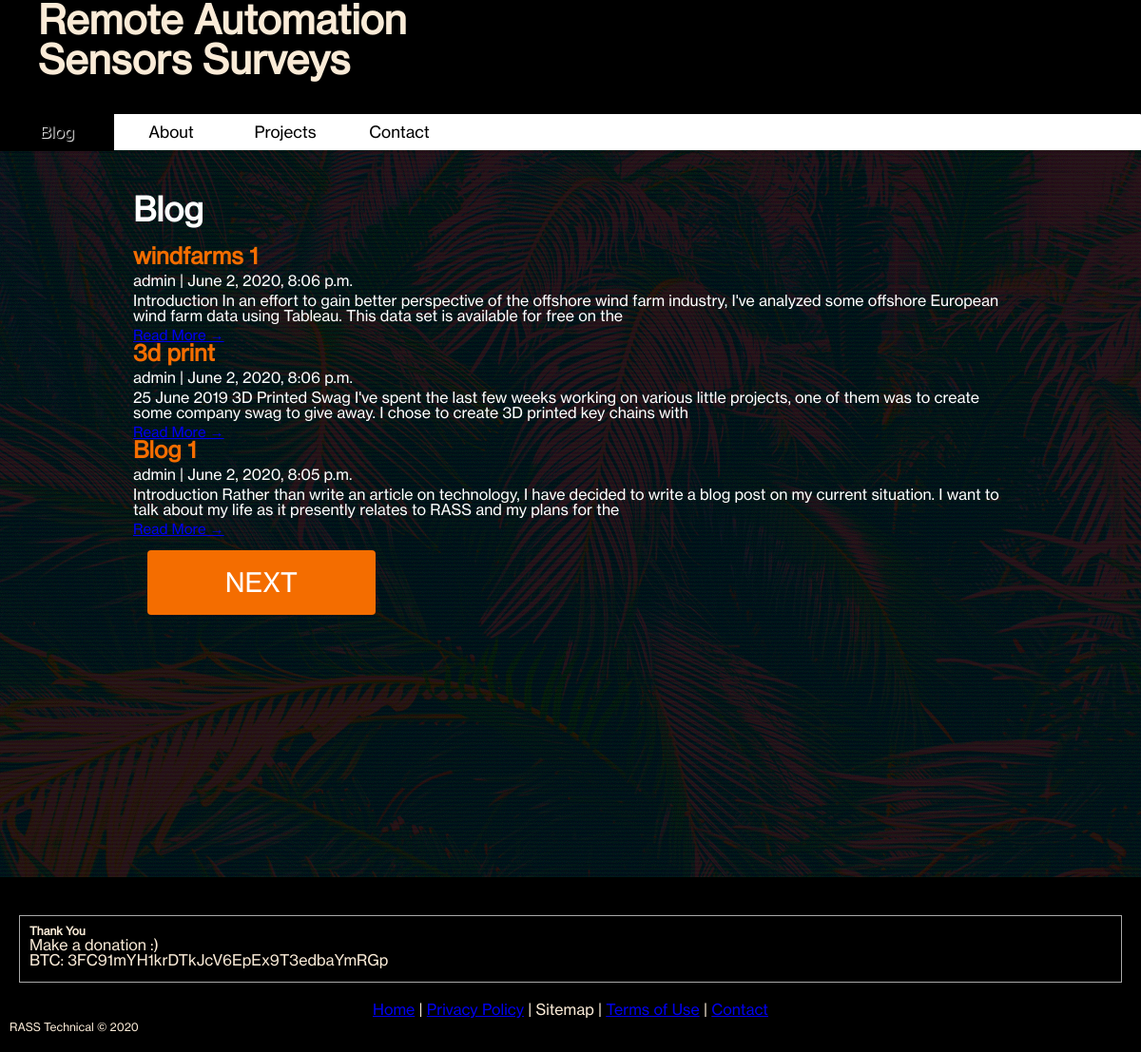
Before: / with the older database file.
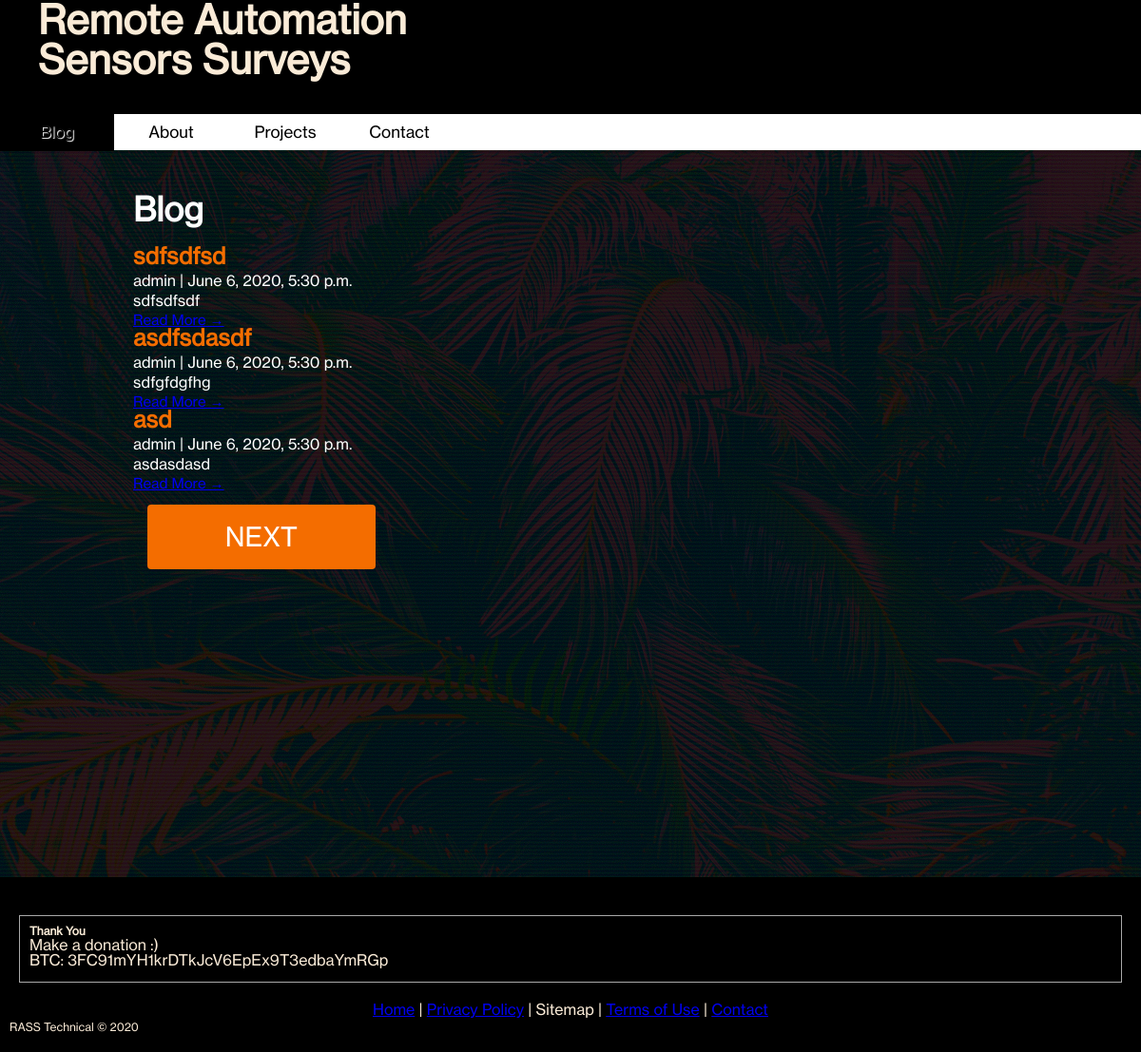
After: the same page with the newer database file.
### blog/models.py (models this page shows, shortened)
class Post(models.Model):
    objects = None
    title = models.CharField(max_length=200, unique=True)
    slug = models.SlugField(max_length=200, unique=True)
    author = models.ForeignKey(User, on_delete=models.CASCADE, related_name="blog_posts")
    updated_on = models.DateTimeField(auto_now=True)
    content = models.TextField()
    created_on = models.DateTimeField(auto_now_add=True)
    status = models.IntegerField(choices=STATUS, default=0)
    class Meta:
        ordering = ['-created_on']

### blog/views.py (the view)
# urls.py: path('', views.PostList.as_view(), name='home'),
class PostList(generic.ListView):
    queryset = Post.objects.filter(status=1).order_by('-created_on')
    template_name = 'index.html'
    paginate_by = 3

### templates/index.html (shortened to what this page needs)
<!DOCTYPE html>
{% extends "base.html" %}
{% block content %}
{% include 'partials/nav-bar.html' with active_tab='tab1' %}
<body class="bodyindex">
<div class="content">
<h1 class="heading">Blog</h1>
    <div class="row">
        <div class="col-md-8 mt-3 left">
            {% for post in post_list %}
            <div class="blogpost mb-4">
                <div class="card-body">
                    <h2 class="card-title">{{ post.title }}</h2>
                    <p class="card-text text-muted h6">{{ post.author }} | {{ post.created_on}} </p>
                    <p class="card-text">{{post.content|slice:":200"}}</p>
                    <a href="{% url 'post_detail' post.slug  %}" class="btn btn-primary">Read More &rarr;</a>
                </div>
            </div>
            {% endfor %}
        </div>
    </div>
{% if is_paginated %}
  <ul class="pagination justify-content-center">
    {% if page_obj.has_next %}
    <li><a href="?page={{ page_obj.next_page_number }}" class="buttonf"> <span>NEXT</span></a></li>
    {% endif %}
  </ul>
</div>
    </body>
{% endif %}
{%endblock%}

### templates/base.html (shortened to what this page needs)
{% load static %}
<!DOCTYPE html>
<html>
<head>
    <link rel="stylesheet" href="{% static 'css/main.css' %}" type="text/css" />
</head>
<body>
    <div class="container">
        {% block content %}{% endblock content %}
    </div>
</body>
{% include 'partials/footer.html' %}
</html>

### templates/partials/nav-bar.html (shortened to what this page needs)
{% load static %}
<div class="banner">
	<img id="logo" src=" /static/img/LOGO.png" alt="">
	<div class="bannerinfo"> Remote Automation <br> Sensors Surveys
	</div>
</div>
<nav id="menu">
    <ul class="menu bar">
        <li class="{% if active_tab == 'tab1' %} active{% endif %}"><a href="{% url 'home' %}">Blog</a></li>
        <li class="{% if active_tab == 'tab2' %} active{% endif %}"><a href="{% url 'about' %}">About</a></li>
        <li class="{% if active_tab == 'tab3' %} active{% endif %}"><a href="{% url 'projects' %}">Projects</a></li>
        <li class="{% if active_tab == 'tab4' %} active{% endif %}"><a href="{% url 'contact' %}">Contact</a></li>
    </ul>
</nav>

### templates/partials/footer.html
<footer class="footer">
<div id="footinfo">
    <h5>
        Thank You
    </h5>
    <p>
        Make a donation :)<br>
        BTC: 3FC91mYH1krDTkJcV6EpEx9T3edbaYmRGp
    </p>
</div>
<div id="linkbar">
    <p>
        <a href="{% url 'home' %}">Home</a> |
         <a href="{% url 'privacy' %}">Privacy Policy</a> |
         Sitemap |
         <a href="{% url 'terms' %}">Terms of Use</a> |
         <a href="{% url 'contact' %}">Contact</a>
    </p>
</div>
<div class="footerbottom"><div id="copyright">
 RASS Technical &copy; 2020
</div>
</div>
</footer>

### static/css/main.css (style rules this page uses)
html, body, div, span, object, iframe, h1, h2, h3, h4, h5, h6, p, blockquote, pre, abbr, address, cite, code, del, dfn, em, img, ins, kbd, q, samp, small, strong, sub, sup, var, b, i, dl, dt, dd, ol, ul, li, fieldset, form, label, legend, table, caption, tbody, tfoot, thead, tr, th, td, article, aside, canvas, details, figcaption, figure, footer, header, hgroup, menu, nav, section, summary, time, mark, audio, video { margin:0; padding:0; border:0; outline:0; font-size:100%; vertical-align:baseline; background:transparent; }
body { line-height:1; }
article,aside,details,figcaption,figure, footer,header,hgroup,menu,nav,section { display:block; }
nav ul { list-style:none; }
a { margin:0; padding:0; font-size:100%; vertical-align:baseline; background:transparent; }
ul { padding:10px 0 10px 10px; list-style: none; }
* { font-family: "NHaasGroteskTXPro-55Rg"; }
h1 { font-weight: bold; font-size: 35px; margin: 0 0 20px 0; }
h2 { color: #f46d00; font-weight: bold; font-size: 24px; margin: 0 0 5px 0; }
p { font-size: 16px; margin: 0 0 5px 0; }
body { color: #ffffff; font-family: "HelveticaNeue-Light", "Helvetica Neue Light", "Helvetica Neue", Helvetica, Arial, "Lucida Grande", sans-serif; font-weight: 300; font-size: 15px; }
.bodyindex { background: linear-gradient(rgba(0, 0, 0, .85), rgba(0, 0, 0, .85)), url("/static/img/background.gif") 50% 0 no-repeat fixed; }
.content { min-height: calc(125vh - 300px); padding: 45px 20px 20px 20px; border: 0 solid #f20000; min-width: 800px; margin: 0 10% 0 10%; }
.banner { background: black; padding:0 0 0 0; color: #FAEBD7; font-weight: bold; font-size: 50px; }
#logo { background: black; height: 100px; width: auto; max-width: 750px; max-height: 100px; float: left; padding: 10px 20px 10px 20px; overflow: visible; }
.bannerinfo { background-color: black; height: 120px; width: 100%; overflow: visible; font-size: 42px; }
@media screen and (min-width: 860px) { .menu { height:38px; width:100%; padding:0 0; box-shadow:0 0 0 0 rgba(0,0,0,0.15); border-radius:0 1px 0 1px; background:white; } }
.menu li { display: block; width: 120px ; padding: 0 0 1px 0; float:left; list-style:none; font-size:17px; }
.menu li:last-child { margin-right:0; }
.menu a { text-decoration:none; text-align:center; display: block; padding:10px 25px 11px 25px; text-shadow:0 1px 0 rgba(0,0,0,0.5); color:black; transition:background linear 0.15s; margin: auto; }
.active { background: black; color: white; }
.menu a { position: relative; -webkit-transform: translateZ(0); transform: translateZ(0); -webkit-transition: color 1000ms; transition: color 1000ms; text-shadow: 1px 1px 1px white; }
.menu a:before { content: ""; position: absolute; z-index: -1; top: 0; left: 0; right: 0; bottom: 0; background: black; color: white; -webkit-transform: scaleY(0); transform: scaleY(0); -webkit-transform-origin: 50% 0; transform-origin: 50% 0; -webkit-transition-property: transform; transition-property: transform; -webkit-transition: 300ms ease-out; transition: 300ms ease-out; }
.buttonf { display: inline-block; border-radius: 4px; background-color: #f46d00; border: none; color: #FFFFFF; text-align: center; font-size: 28px; padding: 20px; width: 200px; transition: all 0.5s; cursor: pointer; margin: 5px; }
.buttonf span { cursor: pointer; display: inline-block; position: relative; transition: 0.5s; }
.buttonf span:after { content: '\00bb'; position: absolute; opacity: 0; top: 0; right: -20px; transition: 0.5s; }
.card-title { color: #f46d00; }
.footer { height: auto; background: #000000; color: #FAEBD7; width: 100%; margin: 0 0 0 0; padding:20px 0 20px 0; }
#footinfo { font-size: 12px; font-weight: normal; padding:10px 10px 10px 10px; margin: 20px 20px 20px 20px; border: 1px solid darkgray; }
#linkbar { text-align: center; font-size: 10px; font-weight: normal; padding:0 0 0 0; margin: 0 0; }
#copyright { width: 45%; float: left; font-size: 12px; font-weight: normal; padding:0 0 0 0; margin: 0 0 0 10px; }
.footerbottom { width: 100%; overflow: hidden; }

Changed rows visible on the page:
no longer on this page (row unchanged): Post: title "windfarms 1", author "admin", created_on "June 2, 2020, 8:06 p.m.", content "Introduction In an effort to gain better perspective of the offshore wind farm industry, I've analyzed some offshore European wind farm data using Tableau. This data set is available for free on the"
no longer on this page (row unchanged): Post: title "3d print", author "admin", created_on "June 2, 2020, 8:06 p.m.", content "25 June 2019 3D Printed Swag I've spent the last few weeks working on various little projects, one of them was to create some company swag to give away. I chose to create 3D printed key chains with"
no longer on this page (row unchanged): Post: title "Blog 1", author "admin", created_on "June 2, 2020, 8:05 p.m.", content "Introduction Rather than write an article on technology, I have decided to write a blog post on my current situation. I want to talk about my life as it presently relates to RASS and my plans for the"
added Post: title "sdfsdfsd", author "admin", created_on "June 6, 2020, 5:30 p.m.", content "sdfsdfsdf"
added Post: title "asdfsdasdf", author "admin", created_on "June 6, 2020, 5:30 p.m.", content "sdfgfdgfhg"
added Post: title "asd", author "admin", created_on "June 6, 2020, 5:30 p.m.", content "asdasdasd"
